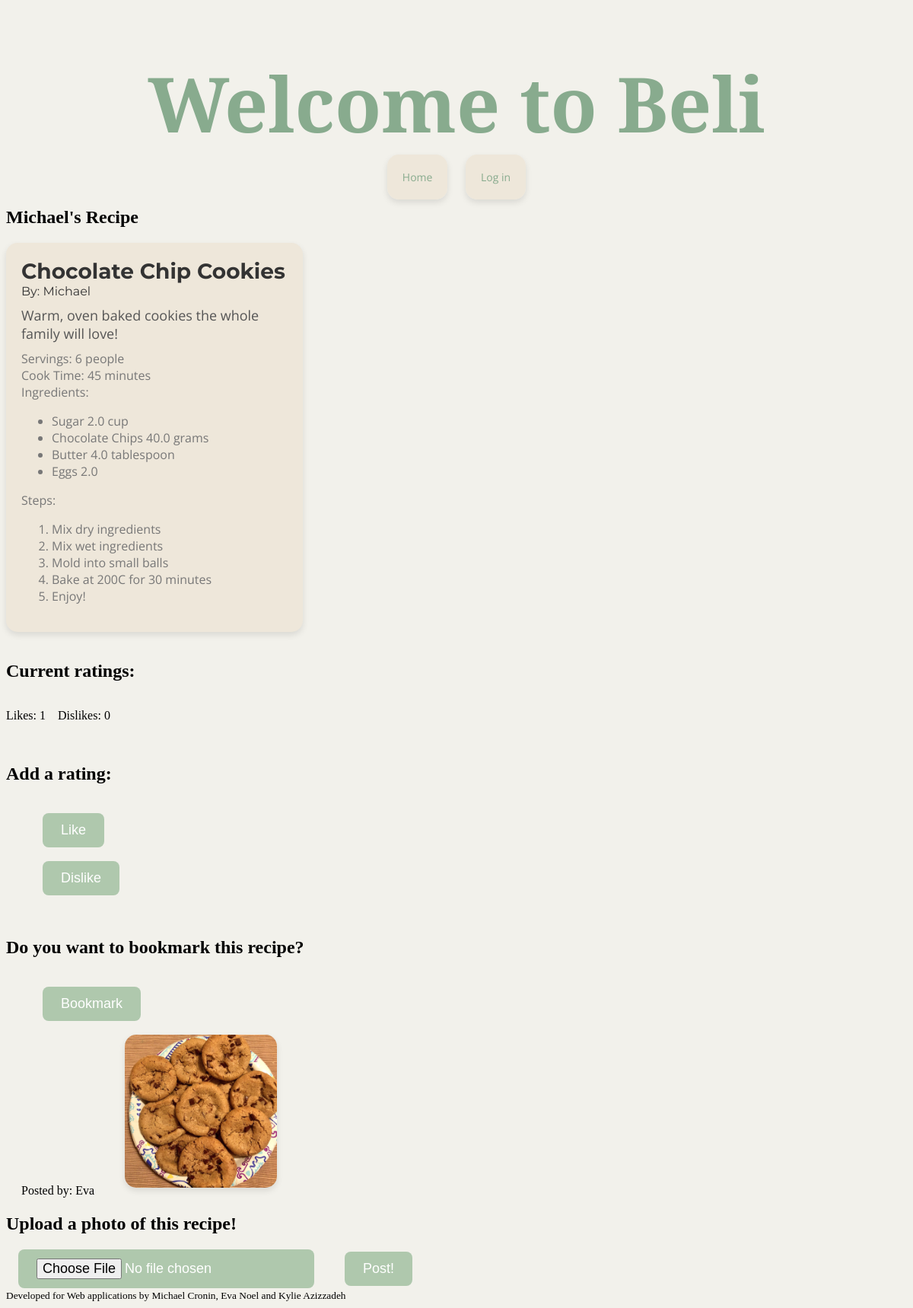
/recipe/1, run on the app's committed database.
### beli/model.py (models this page shows)
class User(flask_login.UserMixin, db.Model):
    id = db.Column(db.Integer, primary_key=True)
    email = db.Column(db.String(128), unique=True, nullable=False)
    name = db.Column(db.String(64), nullable=False)
    password = db.Column(db.String(100), nullable=False)
    recipes = db.relationship('Recipe', back_populates='user')
    photos = db.relationship('Photo', back_populates='user')
    ratings = db.relationship('Rating', back_populates='user')
    bookmarks = db.relationship('Bookmark', back_populates='user')
    photos = db.relationship('Photo', back_populates='user')
    following = db.relationship(
        "User",
        secondary=FollowingAssociation.__table__,
        primaryjoin=FollowingAssociation.follower_id == id,
        secondaryjoin=FollowingAssociation.followed_id == id,
        back_populates="followers",
    )
    followers = db.relationship(
        "User",
        secondary=FollowingAssociation.__table__,
        primaryjoin=FollowingAssociation.followed_id == id,
        secondaryjoin=FollowingAssociation.follower_id == id,
        back_populates="following",
    )

class Recipe(db.Model):
    id = db.Column(db.Integer, primary_key=True)
    title = db.Column(db.String(512), nullable=False)
    description = db.Column(db.Text, nullable=False)
    servings = db.Column(db.Integer, nullable=False)
    cook_time = db.Column(db.Integer, nullable=False)
    user_id = db.Column(db.Integer, db.ForeignKey('user.id'), nullable=False)
    complete = db.Column(db.Boolean, nullable=False)
    user = db.relationship('User', back_populates='recipes')
    quantified_ingredients = db.relationship('QuantifiedIngredient', back_populates='recipe')
    steps = db.relationship('Step', back_populates='recipe')
    ratings = db.relationship('Rating', back_populates='recipe')
    bookmarks = db.relationship('Bookmark', back_populates='recipe')
    photos = db.relationship('Photo', back_populates='recipe')

class QuantifiedIngredient(db.Model):
    id = db.Column(db.Integer, primary_key=True)
    amount = db.Column(db.Float, nullable=False)
    unit = db.Column(db.String(64), nullable=False)
    ingredient_id = db.Column(db.Integer, db.ForeignKey('ingredient.id'), nullable=False)
    ingredient = db.relationship('Ingredient', back_populates='quantified_ingredients')
    recipe_id = db.Column(db.Integer, db.ForeignKey('recipe.id'), nullable=False)
    recipe = db.relationship('Recipe', back_populates='quantified_ingredients')

class Ingredient(db.Model):
    id = db.Column(db.Integer, primary_key=True)
    name = db.Column(db.String(512), nullable=False)
    quantified_ingredients = db.relationship('QuantifiedIngredient', back_populates='ingredient')

class Step(db.Model):
    id = db.Column(db.Integer, primary_key=True)
    description = db.Column(db.Text, nullable=False)
    order = db.Column(db.Integer, nullable=False)
    recipe_id = db.Column(db.Integer, db.ForeignKey('recipe.id'), nullable=False)
    recipe = db.relationship('Recipe', back_populates='steps')

class Photo(db.Model):
    id = db.Column(db.Integer, primary_key=True)
    file_extension = db.Column(db.String(8), nullable=False)
    recipe_id = db.Column(db.Integer, db.ForeignKey('recipe.id'), nullable=False)
    recipe = db.relationship('Recipe', back_populates='photos')
    user_id = db.Column(db.Integer, db.ForeignKey('user.id'), nullable=False)
    user = db.relationship('User', back_populates='photos')

### beli/main.py (the view, shortened to what this page needs)
@bp.route("/recipe/<int:recipe_id>")
def recipe(recipe_id):
    recipe = db.session.get(model.Recipe, recipe_id)
    if not recipe:
        abort(404, "Recipe id {} doesn't exist.".format(recipe_id))
    query_likes = db.select(model.Rating).where((model.Rating.recipe_id==recipe.id) & (model.Rating.value==1))
    num_likes1 = db.session.execute(query_likes).scalars().all()
    query_dislikes = db.select(model.Rating).where((model.Rating.recipe_id==recipe.id) & (model.Rating.value==0))
    num_dislikes1 = db.session.execute(query_dislikes).scalars().all()
    num_likes = len(num_likes1) if isinstance(num_likes1, list) else 0
    num_dislikes = len(num_dislikes1) if isinstance(num_dislikes1, list) else 0
    user = flask_login.current_user
    return render_template("main/recipe.html", recipe=recipe, num_likes=num_likes, num_dislikes=num_dislikes)

### beli/templates/main/recipe.html (shortened to what this page needs)
{% extends 'base.html' %}
{% block content %}
    <section>
        <h2>{{ recipe.user.name }}'s Recipe</h2>
        {% include 'recipe_template.html' %}
    </section>
    <section>
            <h2>Current ratings:</h2>
            <div style="display: flex; align-items: center;">
                <p class="like-text">Likes: {{ num_likes }}</p>
                <p class="like-text">Dislikes: {{ num_dislikes }}</p>
            </div>
            <h2>Add a rating:</h2>
            {% if rating %}
                {% if rating.value == 1 %}
                    <p>This recipe is liked!</p>
                {% elif rating.value == 0 %}
                    <p>This recipe is disliked!</p>
                {% endif %}
                <form action="{{ url_for('main.removeRating', recipe_id=recipe.id) }}" method="post">
                    <input class = "recipe-button" type="submit" value="Remove Rating">
                </form>
            {% else %}
                <form action="{{ url_for('main.like', recipe_id=recipe.id) }}" method="post">
                    <input class = "recipe-button" type="submit" value="Like">
                </form>
                <form action="{{ url_for('main.dislike', recipe_id=recipe.id) }}" method="post">
                    <input class = "recipe-button" type="submit" value="Dislike">
                </form>
            {% endif %}
        </section>
            <section>
                <h2>Do you want to bookmark this recipe?</h2>
                {% if bookmark_button == "Unbookmark" %}
                    <form action="{{ url_for('main.unbookmarkRecipe', recipe_id=recipe.id) }}" method="post">
                            <input class = "recipe-button" type="submit" value="Unbookmark">
                    </form>
                {% else %}
                    <form action="{{ url_for('main.bookmarkRecipe', recipe_id=recipe.id) }}" method="post">
                            <input class = "recipe-button" type="submit" value="Bookmark">
                    </form>
                {% endif %}
            </section>
    {% if recipe.photos %}
    <div>
        {% for photo in recipe.photos %}
            <h>Posted by: {{ photo.user.name }}</h>
            <img class ="recipe-image" src="{{ url_for('static', filename='photos/photo-' ~ photo.id ~ '.' ~ photo.file_extension) }}" alt="photo">
        {% endfor %}
    </div>
{% endif %}
    <section>
        <h2>Upload a photo of this recipe!</h2>
        <form action="{{ url_for('main.upload_photo') }}" method="post" enctype="multipart/form-data">
                <input class="recipe-button" type="file" name="photo" accept="image/jpeg,image/png" required>
                <input class="recipe-button" type="submit" value="Post!"/>
            </form>
    </section>
{% endblock %}

### beli/templates/base.html (shortened to what this page needs)
<!DOCTYPE html>
<html>
    <head>
        <link rel="stylesheet"
              href="{{ url_for('static', filename='beli.css') }}">
    </head>
    <body>
        <header>
            <h1 class="site-title">Welcome to Beli</h1>
            <div class="site-button">
                <a href="{{ url_for('main.index') }}">Home</a>
                {% if not current_user.is_authenticated: %}
                    <a href="{{ url_for('auth.login') }}">Log in</a>
                {% endif %}
            </div>
        </header>
        <section class="content">
            {% block content %}{% endblock %}
        </section>
        <footer><small>Developed for Web applications by Michael Cronin, Eva Noel and Kylie Azizzadeh</small></footer>
    </body>
</html>

### beli/templates/recipe_template.html
<div class="recipe-card">
    <span class="recipe-title">
        <a href ="{{ url_for('main.recipe', recipe_id=recipe.id) }}"> {{ recipe.title}} </a>
        </span>
    <div class="recipe-author">By:
        <a href ="{{ url_for('main.userProfile', user_id=recipe.user.id) }}"> {{ recipe.user.name }}</a>
    </div>
      <div class="recipe-description">{{ recipe.description }}</div>
    <div class="recipe-details">
        <div class="servings">Servings: {{ recipe.servings }}</div>
        <div class="cooktime">Cook Time: {{ recipe.cook_time }}</div>
        <div class="ingredients"> Ingredients:
            <ul>
                {% for qi in recipe.quantified_ingredients %}
                    <li>{{ qi.ingredient.name }} {{ qi.amount }} {{ qi.unit }}</li>
                {% endfor %}
            </ul>
        </div>
        <div class="steps">Steps:
            <ol>
                {% for step in recipe.steps %}
                <li>{{ step.description }}</li>
                {% endfor %}
            </ol>
         </div>
    </div>
</div>

### beli/static/beli.css (style rules this page uses)
body { background-color: #F2F1EB; text-align: left; }
.site-title { font-family: 'Playfair Display'; font-size: 100px; font-weight: bolder; text-align: center; margin-bottom: 20px; color: #88AB8E; }
.site-button { font-family: 'Open Sans', sans-serif; font-size: 14px; text-align: center; margin-bottom: 30px; }
.site-button a { color: #88AB8E; text-decoration: none; margin: 0 10px; background-color: #EEE7DA; padding: 20px; border-radius: 15px; box-shadow: 0 4px 8px rgba(0, 0, 0, 0.1); transition: background-color 0.3s ease, transform 0.3s ease, box-shadow 0.3s ease; }
.recipe-card { flex: 0 0 auto; background-color: #EEE7DA; padding: 20px; border-radius: 15px; box-shadow: 0 4px 8px rgba(0, 0, 0, 0.1); transition: background-color 0.3s ease, transform 0.3s ease, box-shadow 0.3s ease; width: 350px; margin-right: 20px; }
.recipe-card:last-child { margin-right: 0; }
.recipe-title a { font-family: 'Montserrat', sans-serif; font-size: 28px; font-weight: bold; margin-bottom: 10px; color: #333333; text-decoration: none; }
.recipe-author { font-family: 'Montserrat', sans-serif; font-size: 16px; font-weight: light; margin-bottom: 10px; color: #333333; text-decoration: none; }
.recipe-author a { font-family: 'Montserrat', sans-serif; font-size: 16px; font-weight: light; margin-bottom: 10px; color: #333333; text-decoration: none; }
.recipe-description { font-family: 'Open Sans', sans-serif; font-size: 18px; margin-bottom: 10px; color: #555555; }
.recipe-details { font-family: 'Open Sans', sans-serif; font-size: 16px; color: #777777; }
.recipe-image { width: 200px; height: auto; object-fit: cover; border-radius: 15px; margin-bottom: 10px; box-shadow: 0 4px 8px rgba(0, 0, 0, 0.1); }
.recipe-button { background-color: #AFC8AD; color: #ffffff; padding: 12px 24px; border: none; border-radius: 8px; font-size: 18px; cursor: pointer; transition: background-color 0.3s ease; }

### data on the page
User: user.name "Michael"
Recipe: title "Chocolate Chip Cookies", description "Warm, oven baked cookies the whole family will love!", servings "6 people", cook_time "45 minutes"
QuantifiedIngredient: ingredient.name "Sugar", amount "2.0", unit "cup"
QuantifiedIngredient: ingredient.name "Chocolate Chips", amount "40.0", unit "grams"
QuantifiedIngredient: ingredient.name "Butter", amount "4.0", unit "tablespoon"
QuantifiedIngredient: ingredient.name "Eggs", amount "2.0"
Step: description "Mix dry ingredients"
Step: description "Mix wet ingredients"
Step: description "Mold into small balls"
Step: description "Bake at 200C for 30 minutes"
Step: description "Enjoy!"
Photo: user.name "Eva"

### other printed values
{{ num_likes }} "1"
{{ num_dislikes }} "0"
